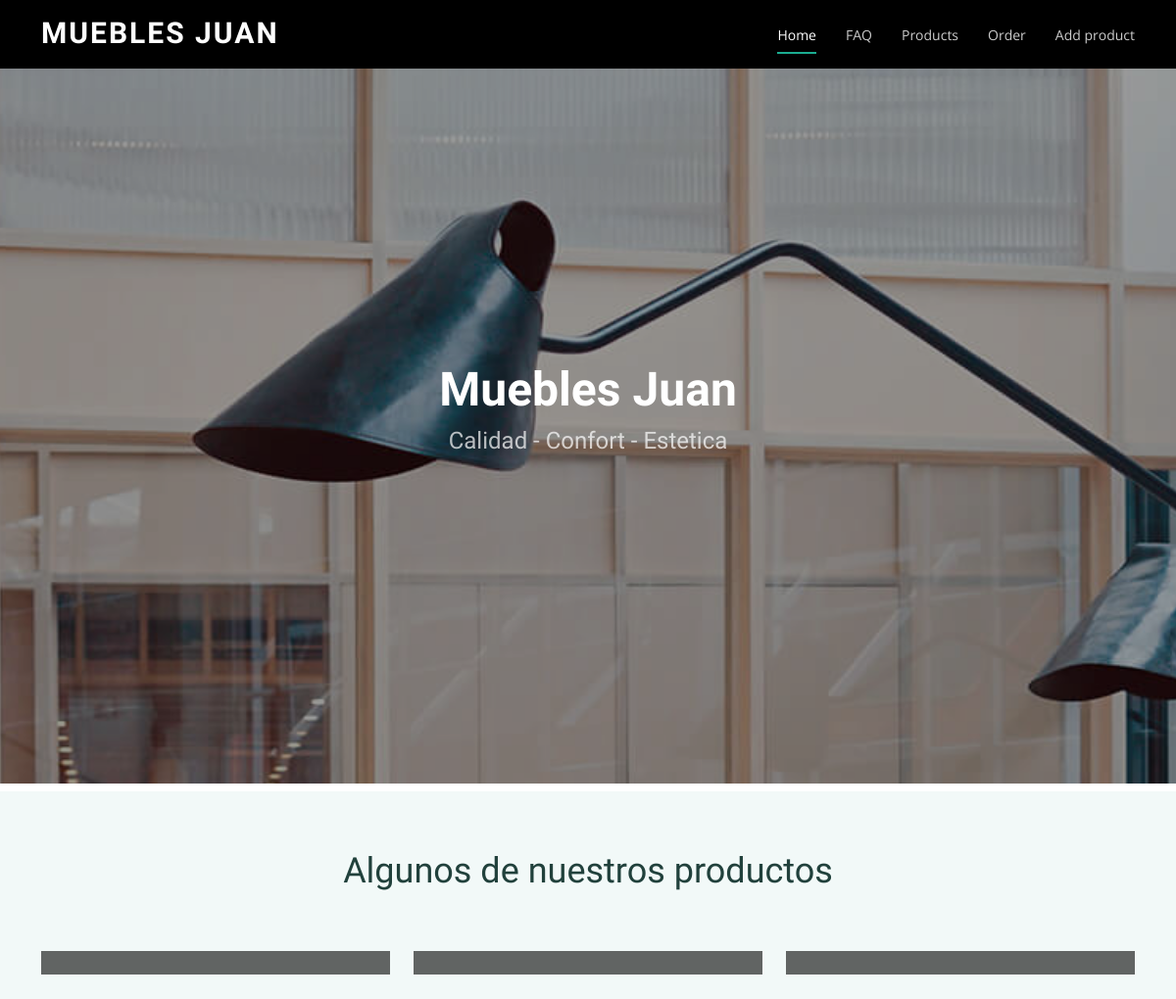
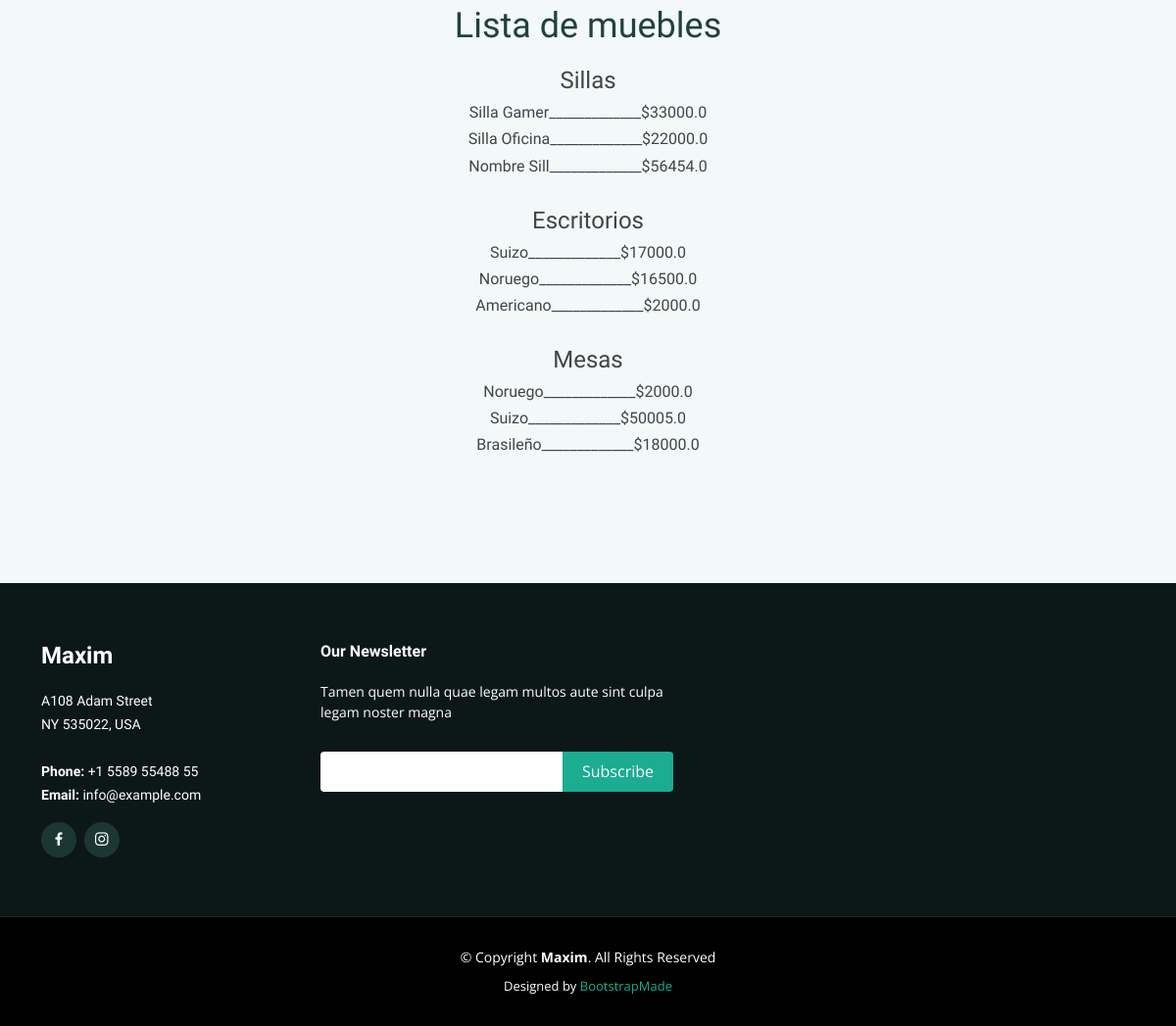
/productos/, run on the app's committed database (2 pictures, top to bottom).
### products/models.py (models this page shows)
class Silla(models.Model):
    nombre = models.CharField(max_length=30, default='Suizo')
    color = models.CharField(max_length=20)
    altura = models.FloatField()
    material = models.CharField(max_length=30)
    precio = models.FloatField()
    stock = models.BooleanField()

class Escritorio(models.Model):
    nombre = models.CharField(max_length=30, default='Suizo')
    color = models.CharField(max_length=20)
    altura = models.FloatField()
    material = models.CharField(max_length=30)
    precio = models.FloatField()
    stock = models.BooleanField()

class Mesa (models.Model):
    nombre = models.CharField(max_length=30, default='Suizo')
    color = models.CharField(max_length=20)
    altura = models.FloatField()
    material = models.CharField(max_length=30)
    precio = models.FloatField()
    stock = models.BooleanField()

### products/views.py (the view)
# urls.py: path('productos/', include('products.urls')),
def products(request):
    view = 'products.html'
    sillas = Silla.objects.all()
    mesas = Mesa.objects.all()
    escritorios = Escritorio.objects.all()
    sillones = Sillon.objects.all()
    res = list(chain(sillas, mesas, escritorios, sillones))
    payload = {'products': res,
               'sillas': sillas,
               'mesas': mesas,
               'escritorios': escritorios,
               'sillones': sillones
               }
    print(res)
    return render(request=request, template_name=view, context=payload)

### products/templates/products.html (shortened to what this page needs)
{% extends "products/index.html"%}
{% load static %}
{% block content %}
<section id="portfolio" class="portfolio section-bg">
    <div class="container">
        <div class="section-title" data-aos="fade-up">
            <h2>Algunos de nuestros productos</h2>
        </div>
        <div class="row portfolio-container" data-aos="fade-up">
            <div class="col-lg-4 col-md-6 portfolio-item filter-app">
                <div class="portfolio-wrap">
                </div>
            </div>
            <div class="col-lg-4 col-md-6 portfolio-item filter-web">
                <div class="portfolio-wrap">
                </div>
            </div>
            <div class="col-lg-4 col-md-6 portfolio-item filter-app">
                <div class="portfolio-wrap">
                </div>
            </div>
        </div>
        <div class="section-title" data-aos="fade-up">
            <h2>Lista de muebles</h2>
            <h4>Sillas</h4>
            {% for silla in sillas %}
            <div style="align-items: center;">
                <h6>{{silla.nombre}}_____________${{silla.precio}}</h6>
            </div>
            {% endfor %}
            <br>
            <h4>Escritorios</h4>
            {% for escritorio in escritorios %}
            <h6>{{escritorio.nombre}}_____________${{escritorio.precio}}</h6>
            {% endfor %}
            <br>
            <h4>Mesas</h4>
            {% for mesa in mesas %}
            <h6>{{mesa.nombre}}_____________${{mesa.precio}}</h6>
            {% endfor %}
            <br>
        </div>
</section>
{% endblock %}

### products/templates/products/index.html (shortened to what this page needs)
<!DOCTYPE html>
<html lang="en">
<head>
  {% load static %}
  <link href="{% static 'products/assets/vendor/aos/aos.css' %}" rel="stylesheet">
  <link href="{% static 'products/assets/vendor/bootstrap/css/bootstrap.min.css' %}" rel="stylesheet">
  <link href="{% static 'products/assets/vendor/bootstrap-icons/bootstrap-icons.css' %}" rel="stylesheet">
  <link href="{% static 'products/assets/vendor/boxicons/css/boxicons.min.css' %}" rel="stylesheet">
  <link href="{% static 'products/assets/vendor/glightbox/css/glightbox.min.css' %}" rel="stylesheet">
  <link href="{% static 'products/assets/vendor/swiper/swiper-bundle.min.css' %}" rel="stylesheet">
  <link href="{% static 'products/css/style.css' %}" rel="stylesheet">
</head>
<body>
  <header id="header" class="fixed-top d-flex align-items-center">
    <div class="container d-flex justify-content-between">
      <div class="logo">
        <h1><a href="{% url 'home' %}">Muebles Juan</a></h1>
      </div>
      <nav id="navbar" class="navbar">
        <ul>
          <li><a class="nav-link scrollto active" href="#hero">Home</a></li>
          <li><a class="nav-link scrollto" href="{% url 'faq' %}">FAQ</a></li>
          <li><a class="nav-link scrollto " href="{% url 'productos' %}">Products</a></li>
          <li><a class="nav-link scrollto" href="{% url 'ordenes' %}">Order</a></li>
          <li><a class="nav-link scrollto" href="{% url 'add_product' %}">Add product</a></li>
        </ul>
      </nav>
    </div>
  </header>
  <section id="hero" class="d-flex flex-column justify-content-center align-items-center">
    <div class="container text-center text-md-left" data-aos="fade-up">
      <h1>Muebles Juan</h1>
      <h2>Calidad - Confort - Estetica</h2>
    </div>
  </section>
  <main id="main">
    {% block content %}
    {% endblock %}
  </main>
  <footer id="footer">
    <div class="footer-top">
      <div class="container">
        <div class="row">
          <div class="col-lg-3 col-md-6">
            <div class="footer-info">
              <h3>Maxim</h3>
              <p>
                A108 Adam Street <br>
                NY 535022, USA<br><br>
                <strong>Phone:</strong> +1 5589 55488 55<br>
                <strong>Email:</strong> info@example.com<br>
              </p>
              <div class="social-links mt-3">
                <a href="#" class="facebook"><i class="bx bxl-facebook"></i></a>
                <a href="#" class="instagram"><i class="bx bxl-instagram"></i></a>
              </div>
            </div>
          </div>
          <div class="col-lg-4 col-md-6 footer-newsletter">
            <h4>Our Newsletter</h4>
            <p>Tamen quem nulla quae legam multos aute sint culpa legam noster magna</p>
            <form action="" method="post">
              <input type="email" name="email"><input type="submit" value="Subscribe">
            </form>
          </div>
        </div>
      </div>
    </div>
    <div class="container">
      <div class="copyright">
        &copy; Copyright <strong><span>Maxim</span></strong>. All Rights Reserved
      </div>
      <div class="credits">
        Designed by <a href="https://bootstrapmade.com/">BootstrapMade</a>
      </div>
    </div>
  </footer>
</body>
</html>

### products/static/products/css/style.css (style rules this page uses)
body { font-family: "Open Sans", sans-serif; color: #444444; }
a { color: #1bac91; text-decoration: none; }
h1, h2, h3, h4, h5, h6 { font-family: "Raleway", sans-serif; }
#header { height: 70px; transition: all 0.5s; z-index: 997; background: #000; }
#header .logo h1 { font-size: 30px; margin: 0; padding: 6px 0; line-height: 1; font-weight: 700; letter-spacing: 2px; text-transform: uppercase; }
#header .logo h1 a, #header .logo h1 a:hover { color: #fff; text-decoration: none; }
.navbar { padding: 0; }
.navbar ul { margin: 0; padding: 0; display: flex; list-style: none; align-items: center; }
.navbar li { position: relative; }
.navbar > ul > li + li { margin-left: 30px; }
.navbar a, .navbar a:focus { display: flex; align-items: center; justify-content: space-between; padding: 12px 0; font-size: 14px; color: rgba(255, 255, 255, 0.8); white-space: nowrap; transition: 0.3s; position: relative; }
.navbar > ul > li > a:before { content: ""; position: absolute; width: 100%; height: 2px; bottom: 3px; left: 0; background-color: #1bac91; visibility: hidden; width: 0px; transition: all 0.3s ease-in-out 0s; }
.navbar a:hover:before, .navbar li:hover > a:before, .navbar .active:before { visibility: visible; width: 100%; }
.navbar a:hover, .navbar .active, .navbar .active:focus, .navbar li:hover > a { color: #fff; }
#hero { width: 100%; height: calc(100vh - 70px); background: url("../img/hero-bg.jpg") center center; background-size: cover; position: relative; margin-top: 70px; padding: 0; }
#hero:before { content: ""; background: rgba(0, 0, 0, 0.4); position: absolute; bottom: 0; top: 0; left: 0; right: 0; }
#hero .container { z-index: 2; }
#hero h1 { margin: 0 0 10px 0; font-size: 48px; font-weight: 700; line-height: 56px; color: #fff; }
#hero h2 { color: rgba(255, 255, 255, 0.7); margin-bottom: 35px; font-size: 24px; }
@media (min-width: 1024px) { #hero { background-attachment: fixed; } }
section { padding: 60px 0; overflow: hidden; }
.section-bg { background-color: #f2f9f8; }
.section-title { padding-bottom: 40px; text-align: center; }
.section-title h2 { font-size: 36px; font-weight: 300; margin-bottom: 20px; padding-bottom: 0; color: #21413c; }
.portfolio .portfolio-item { margin-bottom: 30px; }
.portfolio .portfolio-wrap { transition: 0.3s; position: relative; overflow: hidden; z-index: 1; background: rgba(0, 0, 0, 0.6); }
.portfolio .portfolio-wrap::before { content: ""; background: rgba(0, 0, 0, 0.5); position: absolute; left: 30px; right: 30px; top: 30px; bottom: 30px; transition: all ease-in-out 0.3s; z-index: 2; opacity: 0; }
#footer { background: black; padding: 0 0 30px 0; color: #fff; font-size: 14px; }
#footer .footer-top { background: #0c1817; border-bottom: 1px solid #18302c; padding: 60px 0 30px 0; }
#footer .footer-top .footer-info { margin-bottom: 30px; }
#footer .footer-top .footer-info h3 { font-size: 24px; margin: 0 0 20px 0; padding: 2px 0 2px 0; line-height: 1; font-weight: 700; }
#footer .footer-top .footer-info p { font-size: 14px; line-height: 24px; margin-bottom: 0; font-family: "Raleway", sans-serif; color: #fff; }
#footer .footer-top .social-links a { font-size: 18px; display: inline-block; background: #1c3733; color: #fff; line-height: 1; padding: 8px 0; margin-right: 4px; border-radius: 50%; text-align: center; width: 36px; height: 36px; transition: 0.3s; }
#footer .footer-top h4 { font-size: 16px; font-weight: 600; color: #fff; position: relative; padding-bottom: 12px; }
#footer .footer-top .footer-newsletter form { margin-top: 30px; background: #fff; padding: 6px 10px; position: relative; border-radius: 4px 0 0 4px; }
#footer .footer-top .footer-newsletter form input[type=email] { border: 0; padding: 4px; width: calc(100% - 110px); }
#footer .footer-top .footer-newsletter form input[type=submit] { position: absolute; top: 0; right: -4px; bottom: 0; border: 0; background: none; font-size: 16px; padding: 0 20px; background: #1bac91; color: #fff; transition: 0.3s; border-radius: 0 4px 4px 0; }
#footer .copyright { text-align: center; padding-top: 30px; }
#footer .credits { padding-top: 10px; text-align: center; font-size: 13px; color: #fff; }

### data on the page
Silla: nombre "Silla Gamer", precio "33000.0"
Silla: nombre "Silla Oficina", precio "22000.0"
Silla: nombre "Nombre Sill", precio "56454.0"
Escritorio: nombre "Suizo", precio "17000.0"
Escritorio: nombre "Noruego", precio "16500.0"
Escritorio: nombre "Americano", precio "2000.0"
Mesa: nombre "Noruego", precio "2000.0"
Mesa: nombre "Suizo", precio "50005.0"
Mesa: nombre "Brasileño", precio "18000.0"
